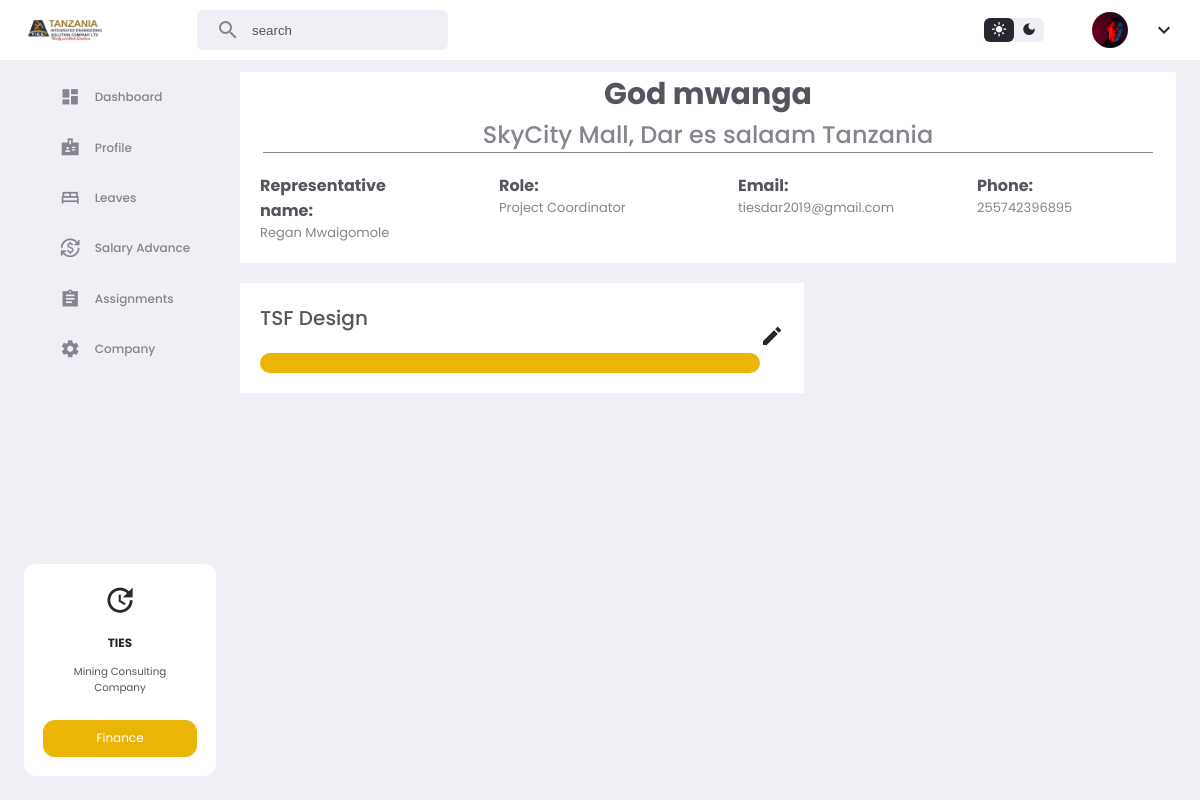
Screenshot of /clientDetails/1/ with the database file from the repository.
### app/models.py (models this page shows)
class Clients(models.Model):
    clientName = models.CharField(max_length=200)
    address = models.CharField(max_length=1000, null=True, blank=True)
    representativeName = models.CharField(max_length=100, null=True, blank=True)
    representativeTitle = models.CharField(max_length=100, null=True, blank=True)
    email = models.CharField(max_length=100, null=True, blank=True)
    phone = models.CharField(max_length=100, null=True, blank=True)
    created_date = models.DateField(auto_now_add=True)

class Project(models.Model):
    title = models.CharField(max_length=200)
    client = models.ForeignKey(Clients,on_delete=models.CASCADE)
    location = models.CharField(max_length=100, null=True, blank=True)
    status = models.CharField(max_length=100, null=True, blank=True)
    performance = models.CharField(max_length=100, null=True, blank=True)
    startDate = models.DateField(null=True, blank=True)
    endDate = models.DateField(null=True, blank=True)
    issuedDate = models.DateTimeField(auto_now_add=True)
    person_in_charge = models.ForeignKey(CustomUser,on_delete=models.CASCADE)

### app/views.py (the view)
# urls.py: path('clientDetails/<int:id>/', views.clientDetails, name='clientDetails'),
def clientDetails(request, id):
    client = get_object_or_404(Clients, id=id)
    projects = Project.objects.filter(client=client)
    projects_with_performance = []
    for project in projects:
        total_budget = ProjectBudget.objects.filter(project=project).aggregate(total=Sum('amount'))['total'] or 0
        total_expense = ProjectExpense.objects.filter(project=project).aggregate(total=Sum('amount'))['total'] or 0
        if total_budget == 0:
            performance = 0
        else:
            performance = (total_expense / total_budget) * 100
            performance = round(performance, 2)
        projects_with_performance.append({
            'project': project,
            'performance': performance
        })
    context = {
        'client': client,
        'projects_with_performance': projects_with_performance
    }
    return render(request, "app/clientDetails.html", context)

### app/templatetags/custom_filters.py (called while the page is built)
@register.filter(name='is_in_group')
def is_in_group(user, group_name):
    return user.groups.filter(name=group_name).exists()

### app/templates/app/clientDetails.html (shortened to what this page needs)
{% extends 'app/base2.html' %}
{% load static %}
{% block content %}
<section class="clientDetails">
    <div class="top">
        <h4>{{client.clientName}}</h4>
        <h5>{{client.address}}</h5>
        <div class="line"></div>
    </div>
    <div class="subtop">
        <div>
            <h6>Representative name:</h6>
            <p>{{client.representativeName}}</p>
        </div>
        <div>
            <h6>Role:</h6>
            <p>{{client.representativeTitle}}</p>
        </div>
        <div>
            <h6>Email:</h6>
            <p>{{client.email}}</p>
        </div>
        <div>
            <h6>Phone:</h6>
            <p>{{client.phone}}</p>
        </div>
    </div>
    <div class="row">
        <div class="cards">
            {% for item in projects_with_performance %}
            <div class="card">
                <a href="{% url 'projectDetails' item.project.id %}">
                    <div class="left">
                        <h5>{{ item.project.title }}</h5>
                        <div class="progress-container">
                            <div class="progress-bar" style=" width: {{ item.performance }}%;">{{ item.performance }}%</div>
                        </div>
                    </div>
                </a>
                <div class="right" id="openModalPersonal">
                    <span class="material-icons-sharp">edit</span>
                </div>
            </div>
            {% endfor %}
        </div>
    </div>
</section>
{% endblock %}

### app/static/app/home2.css (style rules this page uses)
:root { --color-white: #ffffff; --color-light: #f0eff5; --color-gray-light: #86848c; --color-gray-dark: #56555e; --color-dark: #27282f; --color-primary: rgb(234,181,7); --color-success: rgb(34,202,75); --color-danger: rgb(255,67,54); --color-warning: rgb(71, 7, 234); --color-purple: rgb(160,99,245); --color-primary-light: rgba(71,7,234,0.2); --color-success-light: rgba(34,202,75,0.2); --color-danger-light: rgba(255,67,54,0.2); --color-purple-light: rgba(160,99,245,0.2); --color-warning-light: rgba(234,181,7,0.2); --color-white-light: rgba(255, 255, 255, 0.6); --company-color-1: #1a3048; --company-color-2: #9f893c; --company-color-3: #ffbf00; --card-padding: 1.6rem; --padding-1: 1rem; --padding-2: 8px; --card-border-radius: 1.6rem; --border-radius-1: 1rem; --border-radius-2: 6px; }
* { margin: 0; padding: 0; outline: 0; border: 0; appearance: none; text-decoration: none; list-style: none; box-sizing: border-box; }
html { font-size: 12px; }
body { background: var(--color-light); font-family: poppins, sans-serif; min-height: 100vh; color: var(--color-dark); }
h4 { font-size: 1rem; }
h5 { font-size: 0.86rem; font-weight: 500; }
h6 { font-size: 0.76rem; }
p { font-size: 0.86rem; color: var(--color-gray-dark); }

### app/templates/app/clientDetails.html (style rules this page uses)
.clientDetails .top { background: var(--color-white); display: flex; flex-direction: column; align-items: center; justify-content: center; }
.clientDetails .top h4 { font-size: 30px; color: var(--color-gray-dark); }
.clientDetails .top h5 { font-size: 24px; color: var(--color-gray-light); }
.clientDetails .top .line { height: 1px; width: 95%; background: var(--color-gray-light); }
.clientDetails .subtop { display: grid; grid-template-columns: repeat(4, 1fr); gap: 20px; background: var(--color-white); }
.clientDetails .subtop div { padding: 20px; }
.clientDetails .subtop h6 { font-size: 16px; color: var(--color-gray-dark); }
.clientDetails .subtop p { font-size: 13px; color: var(--color-gray-light); }
.cards { margin-top: 20px; display: grid; grid-template-columns: repeat(2, 1fr); gap: 20px; }
.cards .card { background: var(--color-white); display: flex; justify-content: space-between; align-items: center; }
.cards .card .left h5 { font-size: 20px; color: var(--color-gray-dark); padding: 20px; }
.cards .card .right { margin-right: 20px; cursor: pointer; }
.progress-container { width: 500px; background-color: #f3f3f3; border-radius: 10px; overflow: hidden; margin: 0 0 20px 20px; }
.progress-bar { width: 50%; height: 20px; background: var(--color-primary); text-align: center; line-height: 20px; color: white; }

### rows the page displays
Clients: clientName "God mwanga", address "SkyCity Mall, Dar es salaam Tanzania", representativeName "Regan Mwaigomole", representativeTitle "Project Coordinator", email "tiesdar2019@gmail.com", phone "255742396895"
Project: project "TSF Design", {{ item.performance }} 550.0 (drawn)
